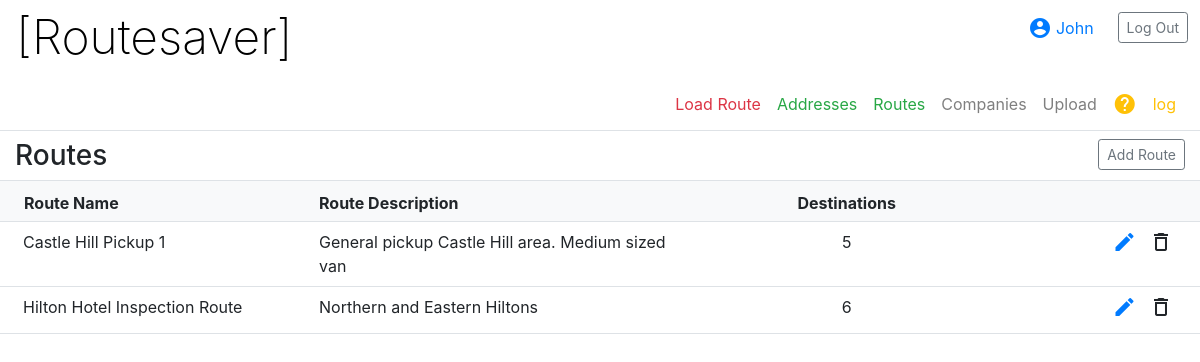
The page /route (signed in) on the database its author committed.
### routesaver/models.py (models this page shows, shortened)
class User(AbstractUser):
    pass

class Route(models.Model):
    route_name =  models.CharField(max_length=30, null=True)
    user = models.ForeignKey(User, on_delete=models.CASCADE, null=True)
    route_notes = models.CharField(max_length=100, null=True)
    company = models.ManyToManyField('Company')
    timestamp = models.DateTimeField(auto_now_add=True, null=True)

### routesaver/views.py (the view, shortened to what this page needs)
# urls.py: path('route', views.route, name="route"),
@login_required
def route(request, route_id="none"):
    route_list = ""
    route_form = RouteForm()
    address_list = Address.objects.all()
    company_list = Company.objects.all()
    for company in company_list:
        print("company", company)
    if route_id != "none":
        Route.objects.get(pk=route_id).delete()
    route_list = Route.objects.filter(user=request.user)
    return render(request, "routesaver/route.html", {
        'route_list': route_list,
        'route_form': route_form,
        'address_list': address_list,
        'company_list': company_list
    })

### routesaver/models.py (called while the page is built)
    def __str__(self):
        return f'{self.id} {self.contact} {self.phone} {self.instructions} {self.stopover} {self.added_by} {self.timestamp}'

### routesaver/templates/routesaver/route.html (shortened to what this page needs)
{% extends "routesaver/layout.html" %}
{% load static %}
{% block body %}
<div class="flex-container">
  <div class="d-flex border-bottom pt-2 m-0">
    <div class="col-3">
      <h3>Routes</h3>
    </div>
    <div class="col-9">
      <button class="btn btn-sm btn-outline-secondary float-right" id="add-route"  onclick="toggle_display('#route-form-container')">Add Route</button>
    </div>
  </div>
</div>
  <ul class="flex-container">
  {% if route_list %}
  <li class="bg-light row border-bottom pt-2 pb-1 pl-2 pr-2 m-0">
  <p class="col-3 pl-3"><b>Route Name</b></p>
  <p class="col-4"><b>Route Description</b></p>
  <p class="col-3 text-center"><b>Destinations</b></p>
  <div class="col-2">
  </div>
  </li>
  {% for route in route_list %}
  <li class="row border-bottom pt-2 pb-2 pl-2 pr-2 m-0">
    <div class="col-3">{{ route.route_name }}</div>
    <div class="col-4">{{ route.route_notes }}</div>
    <div class="col-3 text-center">{{ route.company.count }}</div>
    <div class="col-2 text-right">
        <a class="pl-3" id="edit-button" href="{% url 'edit_route' route.id %}"><span class="material-icons">edit</span></a>
        <a class="pl-2 pr-1"  onclick="remove_route('{{route.id}}')"><span class="material-icons">delete_outline</span></a>
    </div>
  </li>
  {% endfor %}
  {% else %}
     <li class="p-3">No routes available</li>
  {% endif %}
  </ul>
{% endblock %}

### routesaver/templates/routesaver/layout.html (shortened to what this page needs)
{% load static %}
<!DOCTYPE html>
<html lang="en">
      <head>
        <link rel="stylesheet" href="https://stackpath.bootstrapcdn.com/bootstrap/4.3.1/css/bootstrap.min.css">
        <link rel="stylesheet" href="/static/style.css">
      </head>
    <body>
    <div class="header">
      <div class="float-left p-2">
          <h1><a class="pl-2 pt-1 site-title" href="{% url 'index' %}">[Routesaver]</a></h1>
      </div>
      <div class="right float-right p-2">
          {% if user.is_authenticated %}
          <div class="p-1 float-right">
            <a class="btn btn-outline-secondary btn-sm" href="{% url 'logout' %}">Log Out</a>
          </div>
          <div class="p-1 float-right mr-3">
          <a id="username" href="{% url 'profile' %}"><span class="material-icons p-1">
            </span><div class="pt-1 float-right">{{ user }}</div></a>
          </div>
        {% else %}
        <div>
          <a class="btn btn-outline-secondary btn-sm" href="{% url 'register' %}">Register</a>
        </div>
      </div>
       {% endif %}
      </div>
    </div>
    <div class="main-menu border-bottom">
      <nav class="navbar navbar-expand-lg navbar-light float-right">
          <ul class="navbar-nav">
            {% if user.is_authenticated %}
                <li class="nav-item">
                  <a class="nav-link text-danger" href="{% url 'index' %}">Load Route</a>
                </li>
                <li class="nav-item">
                  <a class="nav-link text-success" href="{% url 'address' %}">Addresses</a>
                </li>
                <li class="nav-item">
                  <a class="nav-link text-success" href="{% url 'route' %}">Routes</a>
                </li>
                <li class="nav-item">
                  <a class="nav-link" href="{% url 'list_companies'  %}">Companies</a>
                </li>
                <li class="nav-item">
                  <a class="nav-link" href="{% url 'upload_file' %}">Upload</a>
                </li>
                {% endif %}
                <li class="nav-item">
                  <a class="nav-link text-warning" href="{% url 'help' %}"><span class="material-icons">
                    </span></a>
                </li>
                <li class="nav-item">
                  <a class="nav-link text-warning" href="{% url 'log' %}">log</a>
                </li>
          </ul>
      </nav>
    </div>
      {% block body %}
      {% endblock %}
    </body>
</html>

### routesaver/static/style.css (style rules this page uses)
html, body { height: 100%; margin: 0; padding: 0; font-size: medium; }
p { margin: 0; padding: 2px; }
li { margin: 0; padding: 0; }
ul { list-style: none; margin: 0; padding: 0; }
span.material-icons { padding: 0; margin: 0; font-size: 18pt; }
.nav-link { margin-top: 2px; padding: 0; }
.site-title { font-size: 36pt; font-weight: 200; color: black; }
#username { text-transform: capitalize; }

### rows shown on the page
User: username "John"
Route: route_name "Castle Hill Pickup 1", route_notes "General pickup Castle Hill area. Medium sized van", company.count "5"
Route: route_name "Hilton Hotel Inspection Route", route_notes "Northern and Eastern Hiltons", company.count "6"
